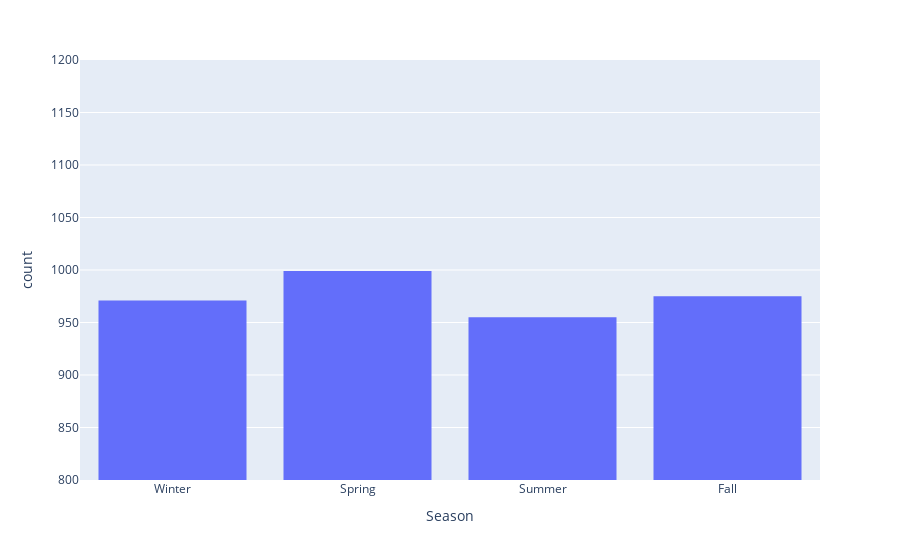

Write notebook code for a chart like this one.
### Code cell
fig = px.histogram(shop , x = 'Season' , range_y= [800 , 1200] )

fig.show()

### Figure 1 — Plotly figure (JSON) as saved in the notebook; plotly's stock layout.template omitted (floating-point values rounded to 4 significant figures; data arrays with more than 128 entries replaced by an {"elided": "..."} marker saying what was removed)
{"data": [{"alignmentgroup": "True", "bingroup": "x", "hovertemplate": "Season=%{x}<br>count=%{y}<extra></extra>", "legendgroup": "", "marker": {"color": "#636efa", "pattern": {"shape": ""}}, "name": "", "offsetgroup": "", "orientation": "v", "showlegend": false, "type": "histogram", "x": {"elided": "3900 str values"}, "xaxis": "x", "yaxis": "y"}], "layout": {"barmode": "relative", "legend": {"tracegroupgap": 0}, "margin": {"t": 60}, "xaxis": {"anchor": "y", "domain": [0, 1], "title": {"text": "Season"}}, "yaxis": {"anchor": "x", "domain": [0, 1], "range": [800, 1200], "title": {"text": "count"}}}}
